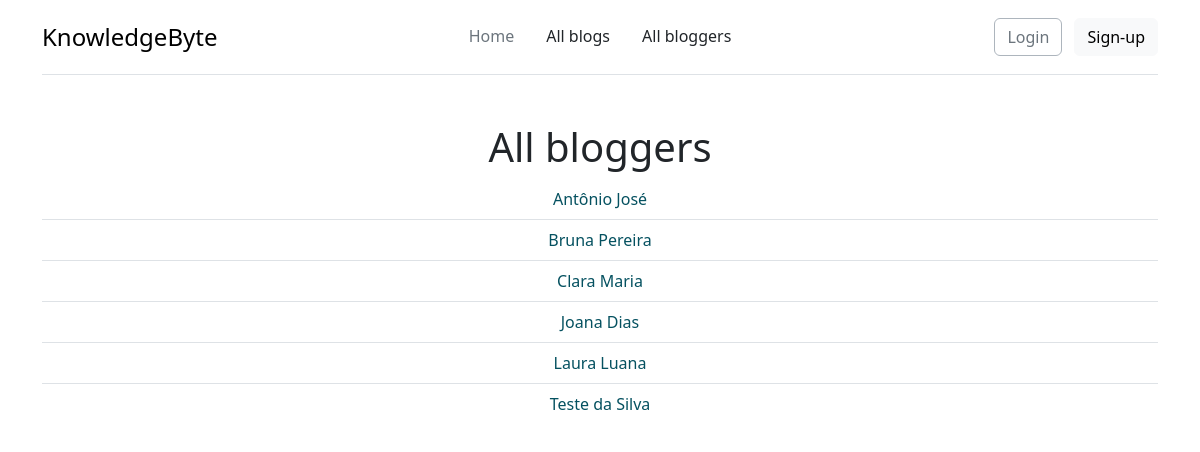
/blog/bloggers/, run on the app's committed database.
### blog/models.py (models this page shows, shortened)
class Blogger(models.Model):
    first_name = models.CharField(max_length=100)
    last_name = models.CharField(max_length=100)
    bio = models.TextField(max_length=1000, help_text='Enter a bio of the blogger')
    user = models.ForeignKey(get_user_model(),on_delete=models.SET_NULL, null=True)
    class Meta:
        ordering = ['first_name','last_name']
    def get_absolute_url(self):
        return reverse('blogger-detail', args=[str(self.id)])

### blog/views.py (the view)
# urls.py: path('bloggers/', views.BloggerListView.as_view(), name='bloggers'),
class BloggerListView(generic.ListView):
    model = Blogger
    paginate_by = 10

### blog/templates/blog/blogger_list.html
{% extends "base_generic.html" %}
{% block content %}
  <h1>All bloggers</h1>
  {% if blogger_list %}
  <ul class="list-group list-group-flush">
    {% for blogger in blogger_list %}
      <li class="list-group-item">
        <a class="link-offset-2 link-underline link-underline-opacity-0 text-info-emphasis" href="{{ blogger.get_absolute_url }}">{{ blogger.first_name }} {{blogger.last_name}}</a>
      </li>
    {% endfor %}
  </ul>
  {% else %}
    <p>There are no blogger.</p>
  {% endif %}
{% endblock %}

### blog/static/css/styles.css (style rules this page uses)
body { min-height: 100vh; min-height: -webkit-fill-available; }
html { height: -webkit-fill-available; }
h1, h2, h3, h4, h5, h6 { font-family: var(--bs-body-font-family); }

### data on the page
Blogger: first_name "Antônio", last_name "José"
Blogger: first_name "Bruna", last_name "Pereira"
Blogger: first_name "Clara", last_name "Maria"
Blogger: first_name "Joana", last_name "Dias"
Blogger: first_name "Laura", last_name "Luana"
Blogger: first_name "Teste", last_name "da Silva"
